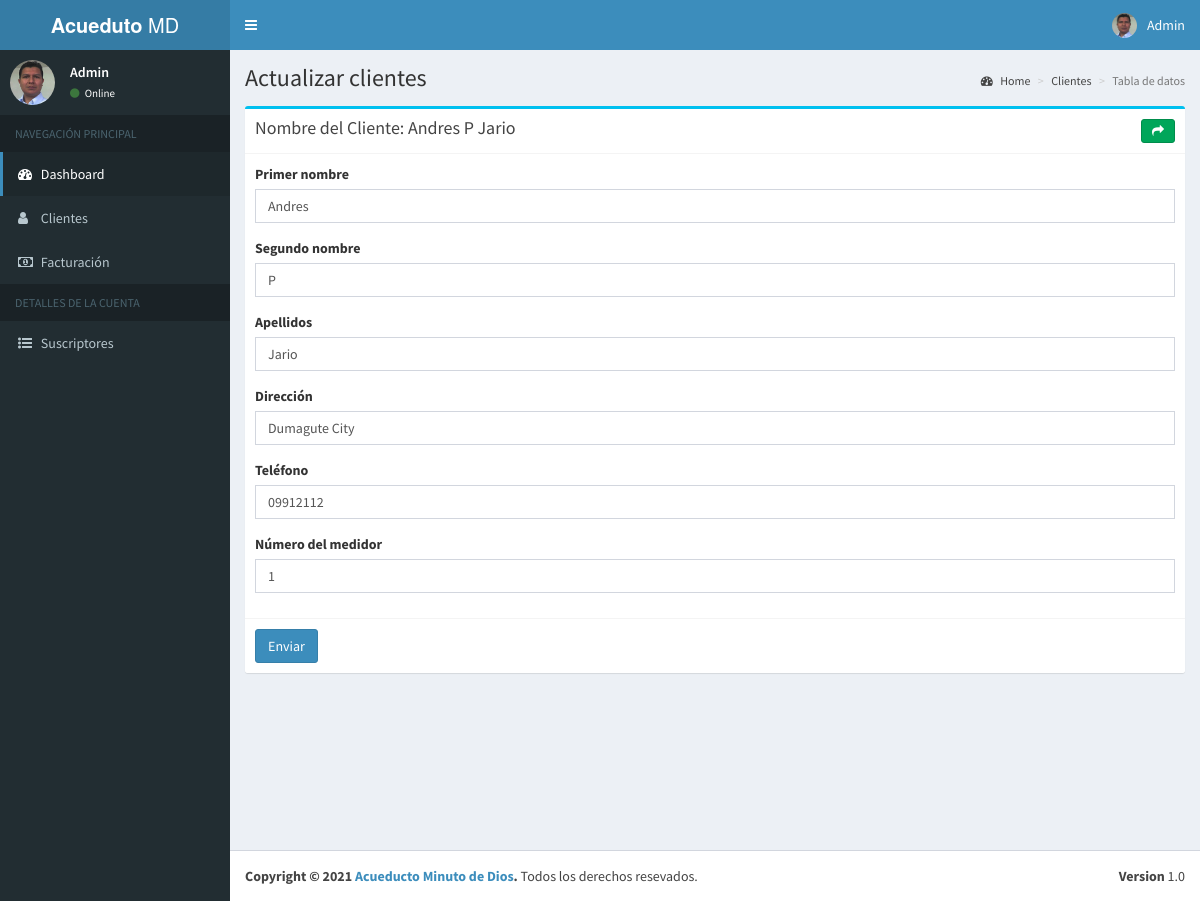
Screenshot of /admin/clientEdit.php?q=23 (signed in) with the database file from the repository.
### tables this page shows
CREATE TABLE `tblclientuser` (
  `id` int(10) NOT NULL,
  `username` varchar(50) NOT NULL,
  `password` varchar(60) NOT NULL,
  `clientID` varchar(60) NOT NULL,
  `acc_status` int(11) NOT NULL,
  `role` varchar(100) NOT NULL,
  `created_on` date NOT NULL,
  `name` varchar(100) NOT NULL
);

CREATE TABLE `tblclient` (
  `id` int(10) NOT NULL,
  `cnumber` varchar(250) NOT NULL,
  `lname` varchar(60) NOT NULL,
  `fname` varchar(60) NOT NULL,
  `mi` varchar(2) NOT NULL,
  `address` varchar(60) NOT NULL,
  `contact` varchar(15) NOT NULL,
  `created_on` varchar(100) NOT NULL,
  `status` int(11) NOT NULL,
  `meternum` varchar(100) NOT NULL,
  `todate` varchar(100) NOT NULL
);

### admin/includes/session.php (called while the page is built, shortened)
<?php
	include 'conn.php';
	$sql = "SELECT * FROM tblclientuser WHERE id = '".$_SESSION['userid']."'";
	$query = $conn->query($sql);
	$user = $query->fetch_assoc();
?>

### admin/clientEdit.php (the view, shortened to what this page needs)
<?php include "includes/header.php";
if(isset($_GET['q'])){
$sql = "SELECT * FROM tblclient WHERE id=".$_GET['q'];
$query = $conn->query($sql);
$urow = $query->fetch_assoc();
}
$lname= $urow['lname'] ;
$fname=$urow['fname'] ;
$mi=$urow['mi'] ;
$address=$urow['address'] ;
$contact=$urow['contact'] ;
$meternum=$urow['meternum'] ;
?>
  <body class="skin-blue sidebar-mini">
    <div class="wrapper">
	 <?php include "includes/topnavbar.php";?>
	<?php include "includes/sidebar.php";?>
      <div class="content-wrapper">
        <section class="content-header">
          <h1>
           Actualizar clientes
          </h1>
          <ol class="breadcrumb">
            <li><a href="#"><i class="fa fa-dashboard"></i> Home</a></li>
            <li><a href="#">Clientes</a></li>
            <li class="active">Tabla de datos</li>
          </ol>
        </section>
        <section class="content">
           <div class="row">
            <div class="col-xs-12">
              <div class="box box-info">
                <div class="box-header with-border">
                  <h3 class="box-title">Nombre del Cliente: <?php echo $fname.' '.$mi.' '.$lname;?></h3>
				  <a href="clients.php" class="btn btn-success btn-sm pull-right"><i class="fa fa-share"></i></a>
                </div>
                <form role="form" action="clientEditSave.php" method="POST">
                  <div class="box-body">
                    <div class="form-group">
					   <label>Primer nombre</label>
						<input class="form-control" name="fname" value="<?php echo $fname;?>" placeholder="Primer nombre" required>
					  </div>
					  <div class="form-group">
					   <label>Segundo nombre</label>
						<input class="form-control" name="mi" value="<?php echo $mi;?>" placeholder="Segundo nombre" required>
					  </div>
					   <div class="form-group">
					   <label>Apellidos</label>
						<input class="form-control" name="lname" value="<?php echo $lname;?>" placeholder="Apellidos" required>
					  </div>
					   <div class="form-group">
					   <label>Dirección</label>
						<input class="form-control" name="address" value="<?php echo $address;?>" placeholder="Dirección" required>
					  </div>
					   <div class="form-group">
					   <label>Teléfono</label>
						<input class="form-control" name="contact" value="<?php echo $contact;?>" placeholder="Número de teléfono" required>
					  </div>
					   <div class="form-group">
					   <label>Número del medidor</label>
						<input class="form-control" name="meternum" value="<?php echo $meternum;?>" placeholder="Serial del medidor" required>
					  </div>
                  </div>
                  <div class="box-footer">
                    <button type="submit" name="update" class="btn btn-primary">Enviar</button>
                  </div>
                </form>
              </div>
            </div>
          </div>
        </section>
      </div>
     <?php require_once "includes/footer.php";?>
    </div>
  </body>
</html>

### admin/includes/topNavbar.php (shortened to what this page needs)
<header class="main-header">
    <a href="#" class="logo">
      <span class="logo-lg"><b>Acueduto</b> MD</span>
    </a>
    <nav class="navbar navbar-static-top" role="navigation">
      <a href="#" class="sidebar-toggle" data-toggle="offcanvas" role="button">
      </a>
      <div class="navbar-custom-menu">
        <ul class="nav navbar-nav">
          <li class="dropdown user user-menu">
            <a href="#" class="dropdown-toggle" data-toggle="dropdown">
              <img src="../dist/img/user0-128x128.jpg" class="user-image" alt="User Image" />
              <span class="hidden-xs"><?php echo $user['role'];?></span>
            </a>
          </li>
        </ul>
      </div>
    </nav>
  </header>

### admin/includes/sidebar.php
   <aside class="main-sidebar">
     <section class="sidebar">
       <div class="user-panel">
         <div class="pull-left image">
           <img src="../dist/img/user0-128x128.jpg" class="img-circle" alt="User Image" />
         </div>
         <div class="pull-left info">
           <p><?php echo $user['role'];?></p>
           <a href="#"><i class="fa fa-circle text-success"></i> Online</a>
         </div>
       </div>
       <ul class="sidebar-menu">
         <li class="header">NAVEGACIÓN PRINCIPAL</li>
         <li class="active treeview">
           <a href="dashboard.php">
             <i class="fa fa-dashboard"></i> <span>Dashboard</span>
           </a>
         </li>
         <li><a href="clients.php"><i class="fa fa-user"></i> <span>Clientes</span></a></li>
         <li><a href="bill.php"><i class="fa fa-money"></i> <span>Facturación</span></a></li>
<li class="header">DETALLES DE LA CUENTA</li>
         <li><a href="member.php"><i class="fa fa-list-ul" aria-hidden="true"></i> <span>Suscriptores</span></a></li>
       </ul>
     </section>
   </aside>

### rows the page displays
tblclientuser: role "Admin"
tblclient: fname "Andres", mi "P", lname "Jario", address "Dumagute City", contact "09912112", meternum "1"
